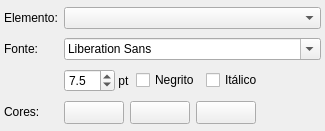
<?xml version="1.0" encoding="UTF-8"?>
<ui version="4.0">
 <class>ConfAparenciaWidget</class>
 <widget class="QWidget" name="ConfAparenciaWidget">
  <property name="geometry">
   <rect>
    <x>0</x>
    <y>0</y>
    <width>325</width>
    <height>131</height>
   </rect>
  </property>
  <property name="windowTitle">
   <string>Form</string>
  </property>
  <layout class="QGridLayout" name="gridLayout">
   <property name="margin">
    <number>4</number>
   </property>
   <item row="0" column="0">
    <widget class="QLabel" name="label_9">
     <property name="sizePolicy">
      <sizepolicy hsizetype="Preferred" vsizetype="Fixed">
       <horstretch>0</horstretch>
       <verstretch>0</verstretch>
      </sizepolicy>
     </property>
     <property name="text">
      <string>Elemento:</string>
     </property>
    </widget>
   </item>
   <item row="0" column="1" colspan="3">
    <widget class="QComboBox" name="comboBox_3"/>
   </item>
   <item row="1" column="0">
    <widget class="QLabel" name="label_10">
     <property name="sizePolicy">
      <sizepolicy hsizetype="Preferred" vsizetype="Fixed">
       <horstretch>0</horstretch>
       <verstretch>0</verstretch>
      </sizepolicy>
     </property>
     <property name="text">
      <string>Fonte:</string>
     </property>
    </widget>
   </item>
   <item row="1" column="1" colspan="3">
    <widget class="QFontComboBox" name="fontComboBox">
     <property name="sizePolicy">
      <sizepolicy hsizetype="Expanding" vsizetype="Fixed">
       <horstretch>0</horstretch>
       <verstretch>0</verstretch>
      </sizepolicy>
     </property>
    </widget>
   </item>
   <item row="2" column="0">
    <spacer name="verticalSpacer_2">
     <property name="orientation">
      <enum>Qt::Vertical</enum>
     </property>
     <property name="sizeType">
      <enum>QSizePolicy::Minimum</enum>
     </property>
     <property name="sizeHint" stdset="0">
      <size>
       <width>20</width>
       <height>22</height>
      </size>
     </property>
    </spacer>
   </item>
   <item row="2" column="1">
    <layout class="QHBoxLayout" name="horizontalLayout_4">
     <property name="spacing">
      <number>0</number>
     </property>
     <item>
      <widget class="QDoubleSpinBox" name="doubleSpinBox">
       <property name="decimals">
        <number>1</number>
       </property>
       <property name="maximum">
        <double>99.900000000000006</double>
       </property>
       <property name="singleStep">
        <double>0.500000000000000</double>
       </property>
       <property name="value">
        <double>7.500000000000000</double>
       </property>
      </widget>
     </item>
     <item>
      <widget class="QLabel" name="label_11">
       <property name="text">
        <string> pt</string>
       </property>
      </widget>
     </item>
    </layout>
   </item>
   <item row="2" column="2">
    <widget class="QCheckBox" name="checkBox_4">
     <property name="sizePolicy">
      <sizepolicy hsizetype="Fixed" vsizetype="Fixed">
       <horstretch>0</horstretch>
       <verstretch>0</verstretch>
      </sizepolicy>
     </property>
     <property name="font">
      <font>
       <weight>50</weight>
       <bold>false</bold>
      </font>
     </property>
     <property name="text">
      <string>Negrito</string>
     </property>
    </widget>
   </item>
   <item row="2" column="3">
    <widget class="QCheckBox" name="checkBox_5">
     <property name="sizePolicy">
      <sizepolicy hsizetype="Expanding" vsizetype="Fixed">
       <horstretch>0</horstretch>
       <verstretch>0</verstretch>
      </sizepolicy>
     </property>
     <property name="font">
      <font>
       <weight>50</weight>
       <bold>false</bold>
      </font>
     </property>
     <property name="text">
      <string>Itálico</string>
     </property>
    </widget>
   </item>
   <item row="3" column="0">
    <widget class="QLabel" name="label_12">
     <property name="sizePolicy">
      <sizepolicy hsizetype="Preferred" vsizetype="Fixed">
       <horstretch>0</horstretch>
       <verstretch>0</verstretch>
      </sizepolicy>
     </property>
     <property name="text">
      <string>Cores:</string>
     </property>
    </widget>
   </item>
   <item row="3" column="1" colspan="3">
    <layout class="QHBoxLayout" name="horizontalLayout_5">
     <item>
      <widget class="QToolButton" name="toolButton">
       <property name="minimumSize">
        <size>
         <width>60</width>
         <height>0</height>
        </size>
       </property>
       <property name="maximumSize">
        <size>
         <width>60</width>
         <height>16777215</height>
        </size>
       </property>
       <property name="toolTip">
        <string>Cor da fonte / preenchimento 1</string>
       </property>
       <property name="text">
        <string/>
       </property>
      </widget>
     </item>
     <item>
      <widget class="QToolButton" name="toolButton_2">
       <property name="minimumSize">
        <size>
         <width>60</width>
         <height>0</height>
        </size>
       </property>
       <property name="maximumSize">
        <size>
         <width>60</width>
         <height>16777215</height>
        </size>
       </property>
       <property name="toolTip">
        <string>Cor de preenchimento 2</string>
       </property>
       <property name="text">
        <string/>
       </property>
      </widget>
     </item>
     <item>
      <widget class="QToolButton" name="toolButton_3">
       <property name="minimumSize">
        <size>
         <width>60</width>
         <height>0</height>
        </size>
       </property>
       <property name="maximumSize">
        <size>
         <width>60</width>
         <height>16777215</height>
        </size>
       </property>
       <property name="toolTip">
        <string>Cor da borda</string>
       </property>
       <property name="text">
        <string/>
       </property>
      </widget>
     </item>
     <item>
      <spacer name="horizontalSpacer">
       <property name="orientation">
        <enum>Qt::Horizontal</enum>
       </property>
       <property name="sizeHint" stdset="0">
        <size>
         <width>188</width>
         <height>20</height>
        </size>
       </property>
      </spacer>
     </item>
    </layout>
   </item>
  </layout>
 </widget>
 <resources/>
 <connections/>
</ui>
